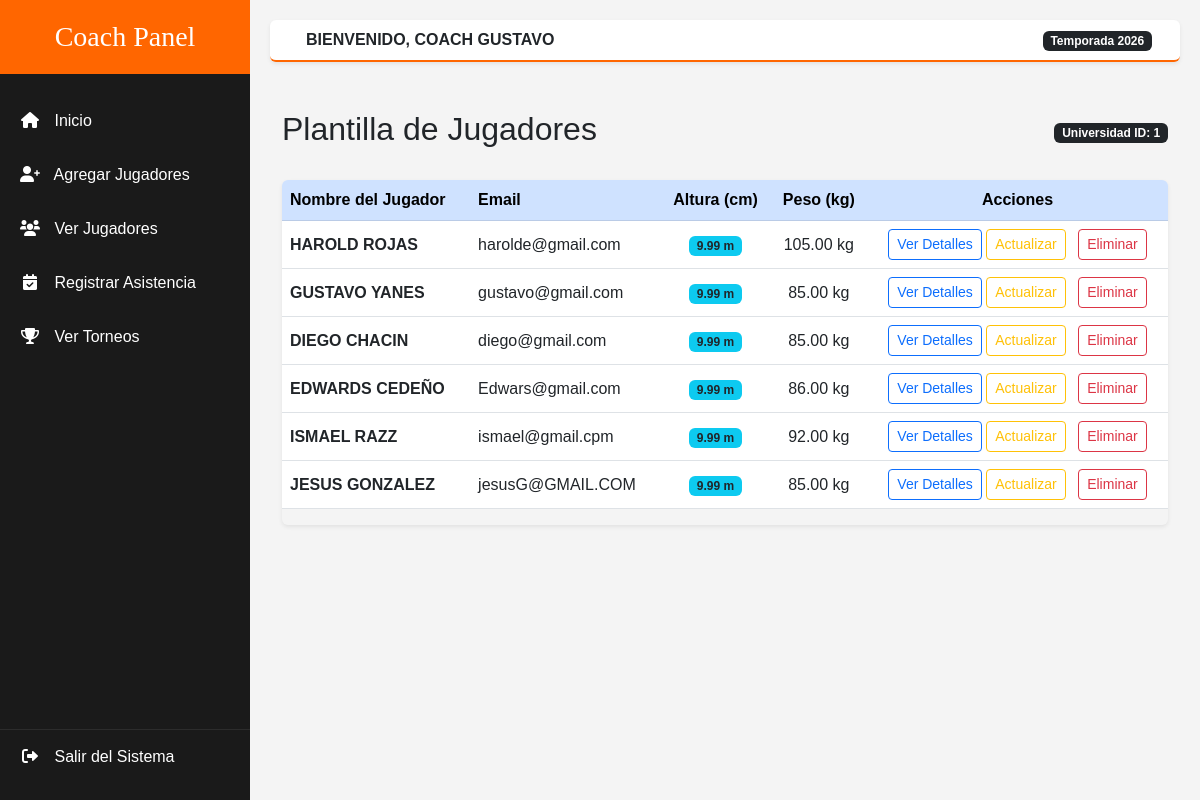
Screenshot of /client/entrenador/views/jugadores/index.php (signed in) with the database file from the repository.
### tables this page shows
CREATE TABLE `usuarios` (
  `id_usuario` int(11) NOT NULL,
  `nombre_usuario` varchar(100) NOT NULL,
  `password_usuario` varchar(255) NOT NULL,
  `email_usuario` varchar(100) DEFAULT NULL,
  `id_universidad_fk` int(11) DEFAULT NULL,
  `id_rol_fk` int(11) DEFAULT NULL,
  `fecha_creacion` timestamp NOT NULL DEFAULT current_timestamp(),
  `fecha_actualizacion` timestamp NOT NULL DEFAULT current_timestamp() ON UPDATE current_timestamp(),
  `isActive` int(11) DEFAULT NULL
);

CREATE TABLE `jugadores` (
  `id_jugador` int(11) NOT NULL,
  `nombre_jugador` varchar(100) DEFAULT NULL,
  `email_jugador` varchar(100) DEFAULT NULL,
  `password_jugador` varchar(255) DEFAULT NULL,
  `altura_jugador` decimal(3,2) DEFAULT NULL,
  `peso_jugador` decimal(5,2) DEFAULT NULL,
  `fecha_nacimiento` date DEFAULT NULL,
  `id_universidad_fk` int(11) DEFAULT NULL,
  `id_objetivo_fk` int(11) DEFAULT NULL,
  `isActive` int(11) DEFAULT NULL,
  `fecha_creacion` timestamp NOT NULL DEFAULT current_timestamp(),
  `fecha_actualizacion` timestamp NOT NULL DEFAULT current_timestamp() ON UPDATE current_timestamp(),
  `imagen_jugador` text DEFAULT NULL,
  `puntos` int(11) DEFAULT NULL,
  `asistencias` int(11) DEFAULT NULL,
  `rebotes` int(11) DEFAULT NULL,
  `robos` int(11) DEFAULT NULL
);

### app/config.php (called while the page is built, shortened)
<?php
    $URL = "http://localhost/academy";
?>

### client/entrenador/layouts/verificacion.php (called while the page is built, shortened)
<?php
    require_once __DIR__ . '/../../../app/config.php';
    if (!isset($_SESSION['sesionentrenador'])) {
        $_SESSION['mensaje'] = "Debes iniciar sesión para acceder";
        $_SESSION['icon_mensaje'] = "warning";
        header('Location: ' . $URL . '/login.php');
        exit();
    } else {
        $usuario_sesion = $_SESSION['sesionentrenador'];
        $sql2 = "SELECT * FROM usuarios WHERE email_usuario = :email";
        $query = $pdo->prepare($sql2);
        $query->bindParam(':email', $usuario_sesion);
        $query->execute();
        $usuarioLogueado = $query->fetch(PDO::FETCH_ASSOC);
    }
?>

### app/controllers/controllers_entrenador/jugadores/read.php (called while the page is built)
<?php
$sql = "SELECT * FROM jugadores WHERE id_universidad_fk = :id_uni";
$query = $pdo->prepare($sql);
$query->bindParam(':id_uni', $usuarioLogueado['id_universidad_fk']);
$query->execute();
$jugadores = $query->fetchAll(PDO::FETCH_ASSOC);
?>

### client/entrenador/views/jugadores/index.php (the view, shortened to what this page needs)
<?php include '../../layouts/verificacion.php'; ?>
<?php include '../../layouts/parte1.php'; ?>
<?php include '../../../../app/controllers/controllers_entrenador/jugadores/read.php'; ?>
<div class="container mt-5">
    <div class="d-flex justify-content-between align-items-center mb-4">
        <h2>Plantilla de Jugadores</h2>
        <span class="badge bg-dark">Universidad ID: <?= htmlspecialchars($usuarioLogueado['id_universidad_fk']) ?></span>
    </div>
    <div class="table-responsive shadow-sm rounded">
        <table class="table table-hover align-middle">
            <thead class="table-primary">
                <tr>
                    <th>Nombre del Jugador</th>
                    <th>Email</th>
                    <th class="text-center">Altura (cm)</th>
                    <th class="text-center">Peso (kg)</th>
                    <th class="text-center">Acciones</th>
                </tr>
            </thead>
            <tbody>
                <?php if (count($jugadores) > 0): ?>
                    <?php foreach ($jugadores as $jugador): ?>
                        <tr>
                            <td class="fw-bold text-uppercase"><?= htmlspecialchars($jugador['nombre_jugador']) ?></td>
                            <td><?= htmlspecialchars($jugador['email_jugador']) ?></td>
                            <td class="text-center">
                                <span class="badge bg-info text-dark"><?= htmlspecialchars($jugador['altura_jugador']) ?> m</span>
                            </td>
                            <td class="text-center"><?= htmlspecialchars($jugador['peso_jugador']) ?> kg</td>
                            <td class="text-center">
                                <a href="read.php?id=<?= $jugador['id_jugador'] ?>" class="btn btn-outline-primary btn-sm">
                                    <i class="bi bi-person-bounding-box"></i> Ver Detalles
                                </a>
                                <a href="update.php?id=<?= $jugador['id_jugador'] ?>" class="btn btn-outline-warning btn-sm">
                                    <i class="bi bi-person-bounding-box"></i> Actualizar
                                </a>
                                <a href="delete.php?id=<?= $jugador['id_jugador'] ?>" class="btn btn-outline-danger btn-sm ms-2">
                                    <i class="bi bi-trash"></i> Eliminar
                                </a>
                            </td>
                        </tr>
                    <?php endforeach; ?>
                <?php else: ?>
                    <tr>
                        <td colspan="5" class="text-center text-muted">No hay jugadores registrados para esta universidad.</td>
                    </tr>
                <?php endif; ?>
            </tbody>
        </table>
    </div>
</div>
<?php include '../../layouts/parte2.php'; ?>

### client/entrenador/layouts/parte1.php (shortened to what this page needs)
<?php
    require_once __DIR__ . '/../../../app/config.php';
?>
<!DOCTYPE html>
<html lang="es">
<head>
    <link href="https://cdn.jsdelivr.net/npm/bootstrap@5.3.0/dist/css/bootstrap.min.css" rel="stylesheet">
    <link rel="stylesheet" href="https://cdnjs.cloudflare.com/ajax/libs/font-awesome/6.0.0/css/all.min.css">
</head>
<body>
<div class="wrapper">
    <nav id="sidebar">
        <div class="sidebar-header text-center">
            <h3 class="bebas mb-0">Coach Panel</h3>
        </div>
        <ul class="list-unstyled components">
            <li class="active">
                <a href="#"><i class="fas fa-home"></i> Inicio</a>
            </li>
            <li>
                <a href="<?php echo $URL . '/client/entrenador/views/jugadores/create.php'; ?>"><i class="fas fa-user-plus"></i> Agregar Jugadores</a>
            </li>
            <li>
                <a href="<?php echo $URL . '/client/entrenador/views/jugadores/index.php'; ?>"><i class="fas fa-users"></i> Ver Jugadores</a>
            </li>
            <li>
                <a href="#"><i class="fas fa-calendar-check"></i> Registrar Asistencia</a>
            </li>
            <li>
                <a href="<?php echo $URL . '/client/entrenador/views/torneos/index.php'; ?>"><i class="fas fa-trophy"></i> Ver Torneos</a>
            </li>
        </ul>
        <div class="logout-section">
            <ul class="list-unstyled">
                <li>
                    <a href="<?php echo $URL; ?>/app/controllers/controllers_entrenador/logout.php" class="logout-link text-white">
                        <i class="fas fa-sign-out-alt"></i> Salir del Sistema
                    </a>
                </li>
            </ul>
        </div>
    </nav>
    <div id="content">
        <nav class="navbar navbar-expand-lg navbar-admin px-3 py-2 shadow-sm rounded">
            <div class="container-fluid">
                <span class="ms-2 fw-bold text-uppercase">Bienvenido, Coach <?php echo $usuarioLogueado['nombre_usuario']; ?></span>
                <div class="ms-auto">
                    <span class="badge bg-dark">Temporada 2026</span>
                </div>
            </div>
        </nav>

### client/entrenador/layouts/parte1.php (style rules this page uses)
:root { --naranja-basket: #ff6600; --negro-pro: #1a1a1a; --gris-suave: #2c2c2c; }
body { font-family: 'Poppins', sans-serif; background-color: #f4f4f4; }
.bebas { font-family: 'Bebas Neue', cursive; }
.wrapper { display: flex; width: 100%; align-items: stretch; }
#sidebar { min-width: 250px; max-width: 250px; background: var(--negro-pro); color: #fff; transition: all 0.3s; min-height: 100vh; display: flex; flex-direction: column; }
#sidebar .sidebar-header { padding: 20px; background: var(--naranja-basket); }
#sidebar ul.components { padding: 20px 0; }
#sidebar ul li a { padding: 15px 20px; display: block; color: white; text-decoration: none; transition: 0.3s; font-weight: 500; }
#sidebar ul li a i { margin-right: 10px; width: 20px; text-align: center; }
#content { width: 100%; padding: 20px; }
.navbar-admin { background: white; border-bottom: 2px solid var(--naranja-basket); margin-bottom: 30px; }
.logout-section { margin-top: auto; border-top: 1px solid var(--gris-suave); }

### rows the page displays
usuarios: nombre_usuario "GUSTAVO", id_universidad_fk "1"
jugadores: nombre_jugador "HAROLD ROJAS", email_jugador "harolde@gmail.com", altura_jugador "9.99", peso_jugador "105.00"
jugadores: nombre_jugador "GUSTAVO YANES", email_jugador "gustavo@gmail.com", altura_jugador "9.99", peso_jugador "85.00"
jugadores: nombre_jugador "DIEGO CHACIN", email_jugador "diego@gmail.com", altura_jugador "9.99", peso_jugador "85.00"
jugadores: nombre_jugador "EDWARDS CEDEÑO", email_jugador "Edwars@gmail.com", altura_jugador "9.99", peso_jugador "86.00"
jugadores: nombre_jugador "ISMAEL RAZZ", email_jugador "ismael@gmail.cpm", altura_jugador "9.99", peso_jugador "92.00"
jugadores: nombre_jugador "JESUS GONZALEZ", email_jugador "jesusG@GMAIL.COM", altura_jugador "9.99", peso_jugador "85.00"
